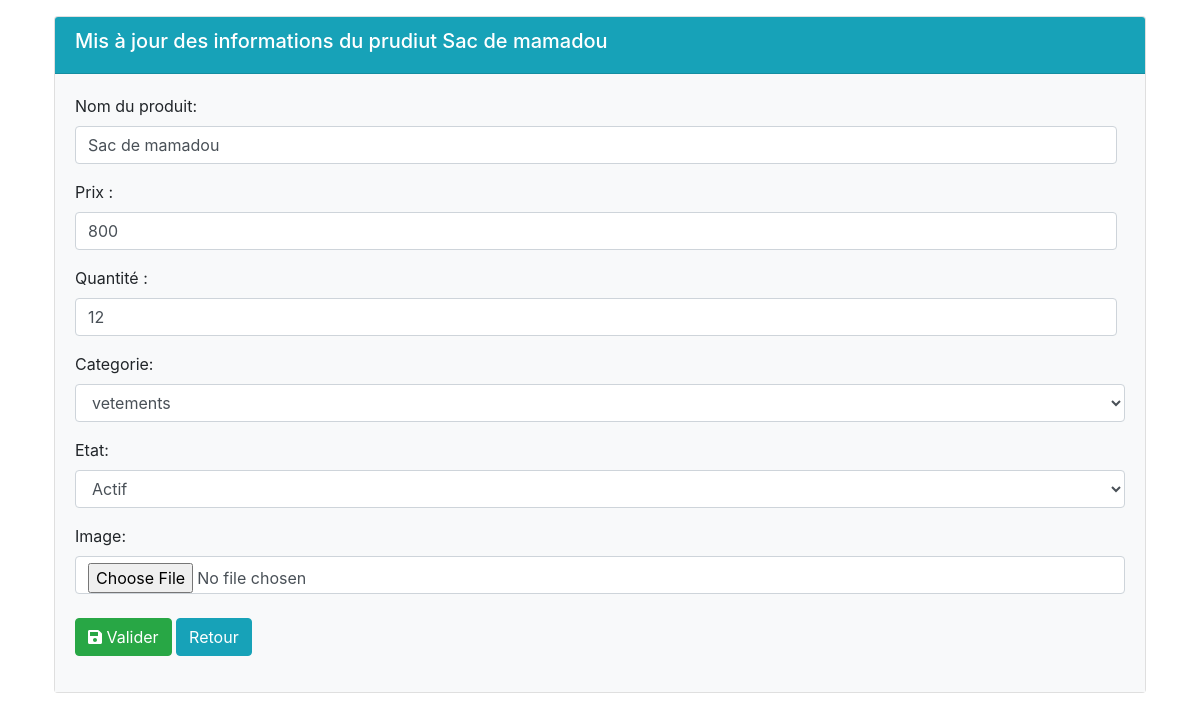
/admin/edit_pro.php?id=6, run on the app's committed database.
### tables this page shows
CREATE TABLE `products` (
  `pro_id` int(11) NOT NULL,
  `pro_name` varchar(255) NOT NULL,
  `pro_cat` int(11) NOT NULL,
  `pro_price` double NOT NULL,
  `pro_quantity` int(11) NOT NULL,
  `pro_image` varchar(255) NOT NULL,
  `pro_published` int(11) NOT NULL DEFAULT '0'
);

CREATE TABLE `category` (
  `cat_id` int(11) NOT NULL,
  `cat_name` varchar(255) NOT NULL
);

### admin/edit_pro.php (the view, shortened to what this page needs)
<?php
require_once '../database/db.php';
$id = $_GET['id'];
$requette1 ="SELECT * FROM products INNER JOIN category WHERE cat_id = pro_cat AND pro_id = $id";
$product = $db->query($requette1)->fetch(PDO::FETCH_OBJ);
?>
<?php require 'includes/header.php';?>
    <div class="container">
            <div class="card mt-3">
                <div class="card-header text-white bg-info">
                    <h5>Mis à jour des informations du prudiut <?= $product->pro_name ?></h5>
                </div>
                <div class="card-body bg-light">
                    <form method="POST" class="form" enctype="multipart/form-data">
                        <div class="form-group mr-2">
                            <label for="product-name">Nom du produit:</label>
                            <input type="text" name="product-name" value="<?= $product->pro_name ?>" class="form-control" required>
                        </div>
                        <div class="form-group mr-2">
                            <label for="price">Prix :</label>
                            <input type="number" name="price" value="<?= $product->pro_price ?>" class="form-control" required>
                        </div>
                        <div class="form-group mr-2">
                            <label for="quantity">Quantité :</label>
                            <input type="number" name="quantity" value="<?= $product->pro_quantity ?>" class="form-control" required>
                        </div>
                        <div class="form-group">
                            <label for="category" class="mr-2">Categorie:</label>
                            <select name="category" class="form-control mr-2" id="category">
                            <option value="<?= $product->pro_cat ?>" selected ><?= $product->cat_name ?></option>
                            </select>
                        </div>
                        <div class="form-group">
                            <label for="state" class="mr-2">Etat:</label>
                            <select name="state" class="form-control mr-2" id="state">
                                <?php if($product->pro_published == 0): ?>
                                    <option value="0" selected >Inactif</option>
                                    <option value="1">Actif</option>
                                <?php else : ?>
                                    <option value="1" selected >Actif</option>
                                <?php endif ?>
                            </select>
                        </div>
                        <label class="mr-2">Image:</label>
                        <div class="custom-file">
                            <input type="file" name="image" class="form-control" id="image" value="<?= $product->pro_image ?>">
                        </div>
                        <div class="form-group mt-3">
                            <button type="submit" name="valider" class="btn btn-success mt-2"><i class="fas fa-save"></i> Valider</button>
                            <a href="users.php" class="btn btn-info mt-2"> Retour </a>
                        </div>
                    </form>
                </div>
            </div>
    </div>
    <?php require 'includes/footer.php';?>

### data on the page
products: pro_name "Sac de mamadou", product-name "Sac de mamadou", price "800", quantity "12", category "vetements", state "Actif"
